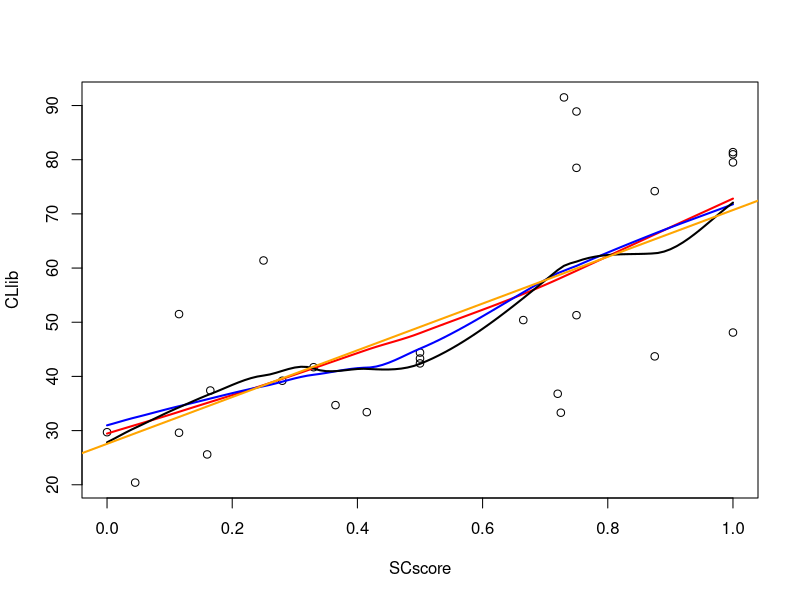
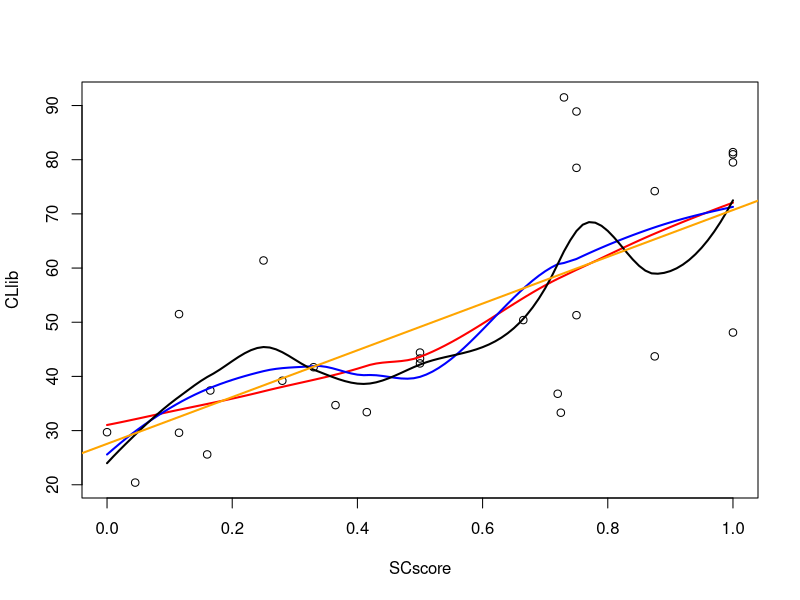
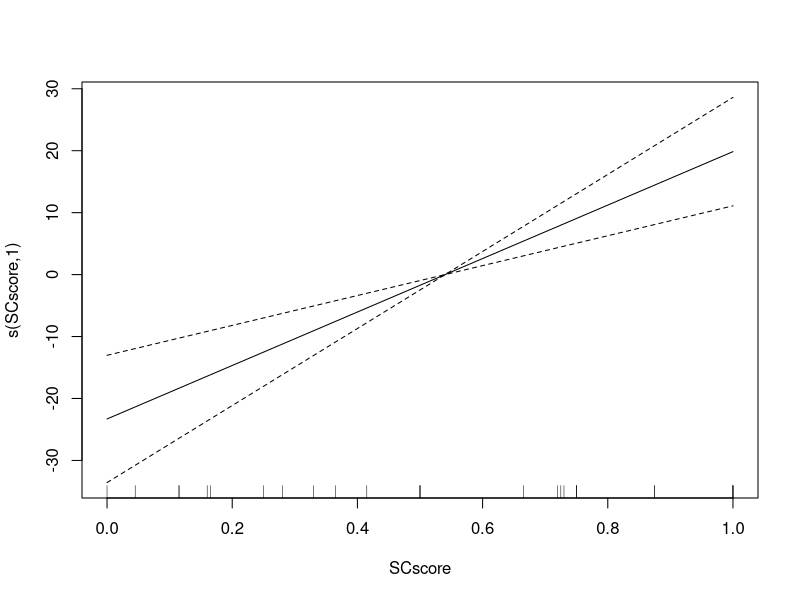
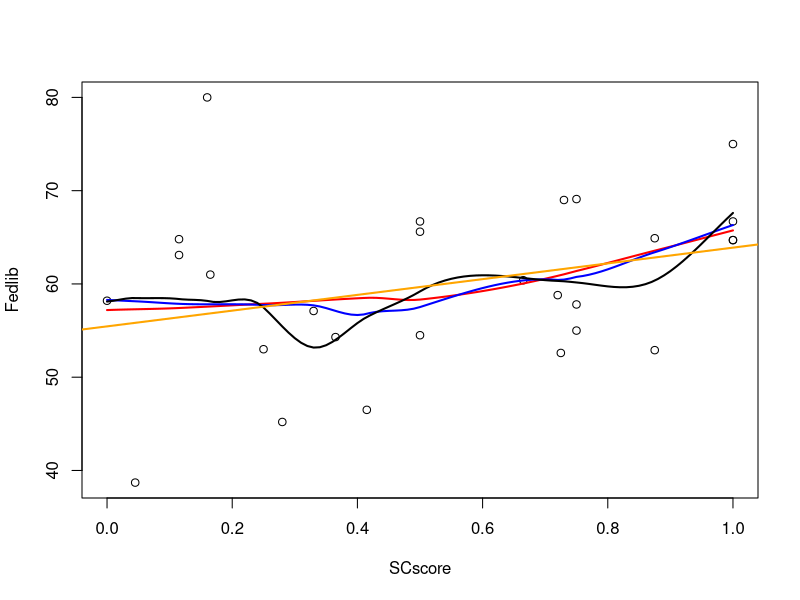
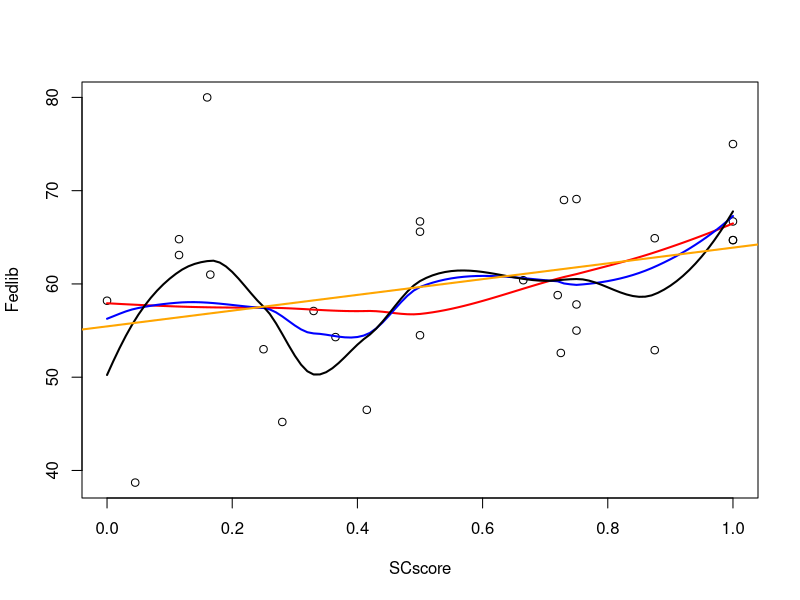
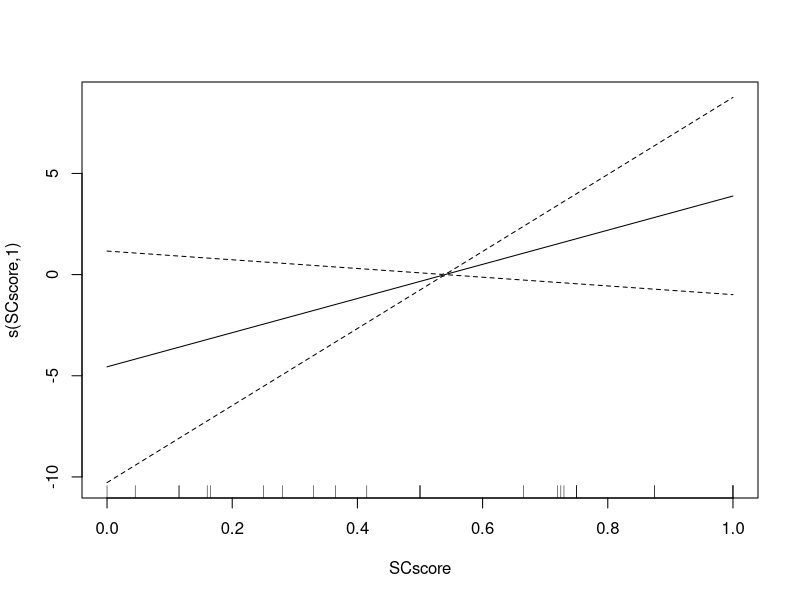

Source code (R) for these figures, in order:
EMdata <- read.table("EpstMershData.txt",    
                     header=TRUE)
EMdata <- na.omit(EMdata)
attach(EMdata)

## aggregate liberal votes on Civ. Lib. regressed on Segal Cover scores
loess.cl1 <- loess(CLlib~SCscore, data=EMdata, degree=1, span=0.95)
loess.cl2 <- loess(CLlib~SCscore, data=EMdata, degree=1, span=0.65)
loess.cl3 <- loess(CLlib~SCscore, data=EMdata, degree=1, span=0.45)
loess.cl4 <- loess(CLlib~SCscore, data=EMdata, degree=2, span=0.95)
loess.cl5 <- loess(CLlib~SCscore, data=EMdata, degree=2, span=0.65)
loess.cl6 <- loess(CLlib~SCscore, data=EMdata, degree=2, span=0.45)
lm.cl <- lm(CLlib~SCscore, data=EMdata)

## degree = 1
plot(SCscore, CLlib)
lines(0:100/100, predict(loess.cl1, newdata=0:100/100), col="red", lwd=2)
lines(0:100/100, predict(loess.cl2, newdata=0:100/100), col="blue", lwd=2)
lines(0:100/100, predict(loess.cl3, newdata=0:100/100), col="black", lwd=2)
abline(lm.cl, col="orange", lwd=2)

## degree = 2
plot(SCscore, CLlib)
lines(0:100/100, predict(loess.cl4, newdata=0:100/100), col="red", lwd=2)
lines(0:100/100, predict(loess.cl5, newdata=0:100/100), col="blue", lwd=2)
lines(0:100/100, predict(loess.cl6, newdata=0:100/100), col="black", lwd=2)
abline(lm.cl, col="orange", lwd=2)

library(mgcv)
plot(gam(CLlib~s(SCscore), data=EMdata))


## aggregate liberal votes on Federalism regressed on Segal Cover scores
loess.fed1 <- loess(Fedlib~SCscore, data=EMdata, degree=1, span=0.95)
loess.fed2 <- loess(Fedlib~SCscore, data=EMdata, degree=1, span=0.65)
loess.fed3 <- loess(Fedlib~SCscore, data=EMdata, degree=1, span=0.45)
loess.fed4 <- loess(Fedlib~SCscore, data=EMdata, degree=2, span=0.95)
loess.fed5 <- loess(Fedlib~SCscore, data=EMdata, degree=2, span=0.65)
loess.fed6 <- loess(Fedlib~SCscore, data=EMdata, degree=2, span=0.45)
lm.fed <- lm(Fedlib~SCscore, data=EMdata)

## degree = 1
plot(SCscore, Fedlib)
lines(0:100/100, predict(loess.fed1, newdata=0:100/100), col="red", lwd=2)
lines(0:100/100, predict(loess.fed2, newdata=0:100/100), col="blue", lwd=2)
lines(0:100/100, predict(loess.fed3, newdata=0:100/100), col="black", lwd=2)
abline(lm.fed, col="orange", lwd=2)

## degree = 2
plot(SCscore, Fedlib)
lines(0:100/100, predict(loess.fed4, newdata=0:100/100), col="red", lwd=2)
lines(0:100/100, predict(loess.fed5, newdata=0:100/100), col="blue", lwd=2)
lines(0:100/100, predict(loess.fed6, newdata=0:100/100), col="black", lwd=2)
abline(lm.fed, col="orange", lwd=2)

plot(gam(Fedlib~s(SCscore), data=EMdata))
